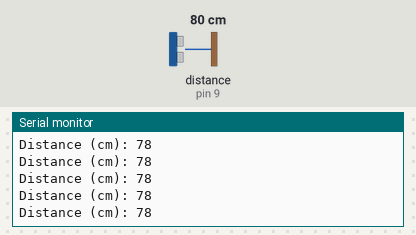
A sketch run on a simulated Arduino Uno, built with avr-gcc and run on an emulated ATmega328P. On the bench: the last lines printed to the serial monitor. Wiring (inferred from the names in the program): ultrasonic range finder: trigger pin 8; echo pin 9. Inputs (shaded band) come from the test bench; at power-on: distance to the obstacle (sensor on pin 9) 80 cm. The echo pulse lasts 58.3 µs per cm.

Above: at 1.2 s.
1.3 s: distance to the obstacle (sensor on pin 9) set to 2 cm
At 2.4 s:
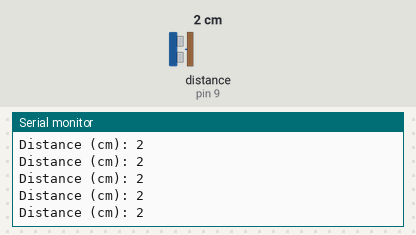
4.3 s: distance to the obstacle (sensor on pin 9) set to 18 cm
At 4.9 s:
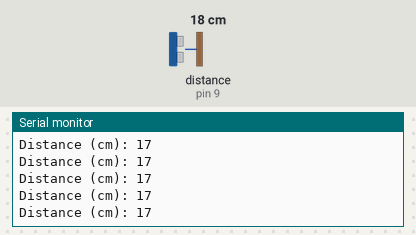
7.3 s: distance to the obstacle (sensor on pin 9) set to 4 cm
At 8.3 s:
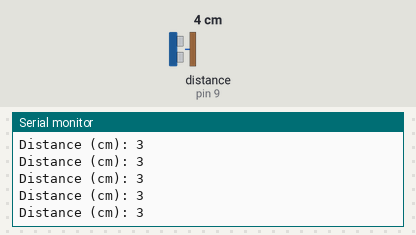
10.3 s: distance to the obstacle (sensor on pin 9) set to 35 cm
At 11.1 s:
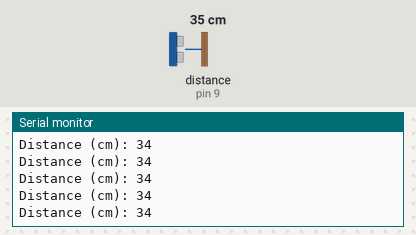
13.3 s: distance to the obstacle (sensor on pin 9) set to 120 cm
At 13.9 s:
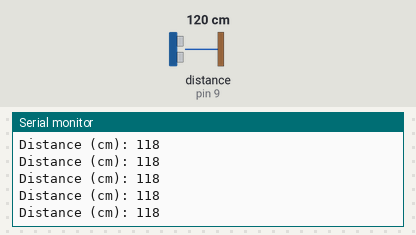
19.3 s: distance to the obstacle (sensor on pin 9) set to 9 cm
At 19.8 s:
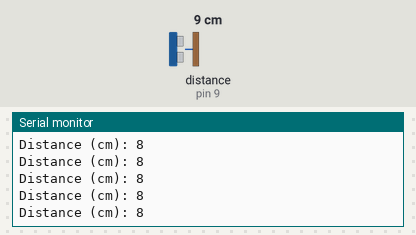
Timing chart, 0 to 22.3 s (numbered marks = the images above; inputs shaded):
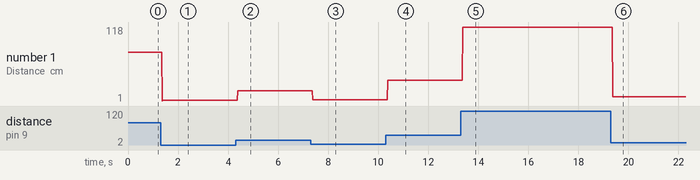

Measured:
- after the input at 1.3 s, the serial monitor: prints a new line after 0.07 s (image 1)
- after the input at 4.3 s, the serial monitor: prints a new line after 0.08 s (image 2)
- after the input at 7.3 s, the serial monitor: prints a new line after 0.09 s (image 3)
- after the input at 10.3 s, the serial monitor: prints a new line after 0.08 s (image 4)
- after the input at 13.3 s, the serial monitor: prints a new line after 0.08 s (image 5)
- after the input at 19.3 s, the serial monitor: prints a new line after 0.08 s (image 6)
- plotted number 1: 78 → 2 after the input at 1.3 s, 2 → 17 after the input at 4.3 s, 17 → 3 after the input at 7.3 s, 3 → 34 after the input at 10.3 s, 34 → 118 after the input at 13.3 s

The sketch:

arduino_ultrasonic_distance.ino
```cpp
const int trigPin = 8;
const int echoPin = 9;

long duration;
int distance;

void setup() {
  pinMode(trigPin, OUTPUT);
  pinMode(echoPin, INPUT);

  Serial.begin(9600);
}

void loop() {
  // Clear the trigPin
  digitalWrite(trigPin, LOW);
  delayMicroseconds(2);

  // Set the trigPin on HIGH state for 10 micro seconds
  digitalWrite(trigPin, HIGH);
  delayMicroseconds(10);
  digitalWrite(trigPin, LOW);

  // Read the echoPin, return the sound wave travel time in microseconds
  duration = pulseIn(echoPin, HIGH);

  // Calculate the distance
  // The speed of sound is 0.034 cm/ns
  // time = distance / speed => distance = time * speed
  // but /2 because sound has at this point traveled towards and back from the object
  distance = duration * 0.034 / 2;

  Serial.print("Distance (cm): ");
  Serial.println(distance);
}
```
